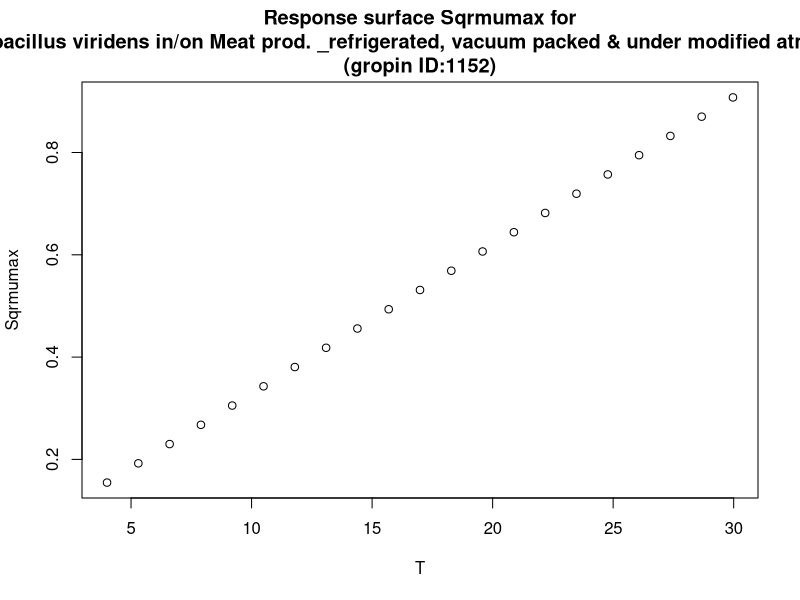

This figure's R source:
#############################
# start of Parameter script
#############################
T <- seq(4.004,29.97002997003,length.out=21)
#############################
# end of Parameter script
#############################
############################# 
# start of Model script Gropin ID 1152 
#############################
 
# constant coefficients for this model
 
variables <- data.frame(T)
argumentsPar <- expand.grid(variables)
 
# heart of the model
response_surface <- function(T) {
   mumax <-0.029*(T+1.33)

return(mumax=mumax)
} 

# output parameters
responseSurface <- cbind(argumentsPar,response_surface(argumentsPar['T']))
colnames(responseSurface) <- c(colnames(argumentsPar),'Sqrmumax')
#############################
# End of Model script
#############################
############################# 
# start of Visualisation script Gropin ID 1152 
#############################
plot(T,responseSurface$'Sqrmumax',xlab='T',
                          ylab='Sqrmumax',main='Response surface Sqrmumax for
Lactobacillus viridens in/on Meat prod. _refrigerated, vacuum packed & under modified atmosphere_
(gropin ID:1152)')
#############################
# End of Visualisation script
#############################
